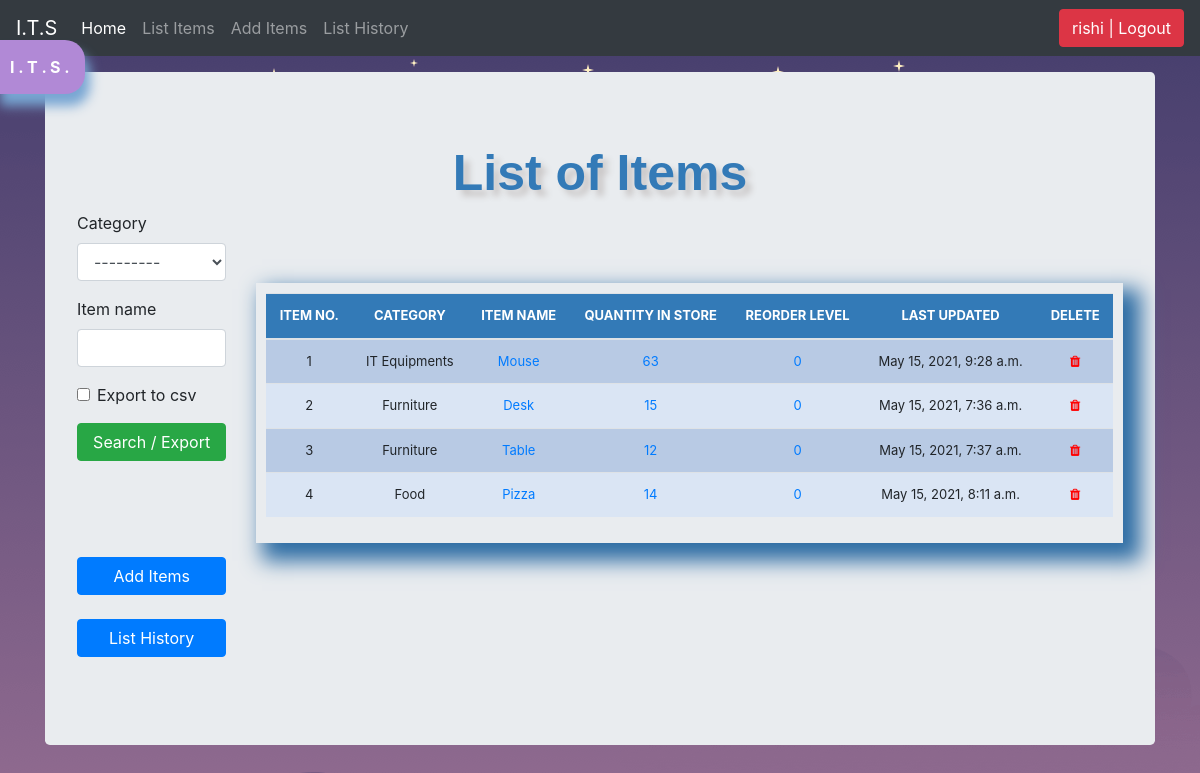
The app's page /list_items/ (signed in) with its own data.
### stockmgmgt/models.py (models this page shows, shortened)
class Stock(models.Model):
    category = models.ForeignKey(Category, on_delete=models.CASCADE, blank=True)
    item_name = models.CharField(max_length=50, blank=True, null=True)
    quantity = models.IntegerField(default='0', blank=False, null=True)
    receive_quantity = models.IntegerField(default='0', blank=True, null=True)
    receive_by = models.CharField(max_length=50, blank=True, null=True)
    issue_quantity = models.IntegerField(default='0', blank=True, null=True)
    issue_by = models.CharField(max_length=50, blank=True, null=True)
    issue_to = models.CharField(max_length=50, blank=True, null=True)
    phone_number = models.CharField(max_length=50, blank=True, null=True)
    created_by = models.CharField(max_length=50, blank=True, null=True)
    reorder_level = models.IntegerField(default='0', blank=True, null=True)
    last_updated = models.DateTimeField(auto_now_add=False, auto_now=True)
    timestamp = models.DateTimeField(auto_now_add=True, auto_now=False)

class Category(models.Model):
    name = models.CharField(max_length=50, blank=True, null=True)
    def __str__(self):
        return self.name

### stockmgmgt/views.py (the view, shortened to what this page needs)
# urls.py: path('list_items/', views.list_items, name='list_items'),
@login_required
def list_items(request):
    title = 'List Items'
    header = 'List of Items'
    form = StockSearchForm(request.POST or None)
    queryset = Stock.objects.all()
    context = {
        "title": title,
        "queryset": queryset,
        "form": form,
        "header": header,
    }
    return render(request, "list_items.html", context)

### stockmgmgt/forms.py
class StockSearchForm(forms.ModelForm):
    export_to_CSV = forms.BooleanField(required=False)
    class Meta:
        model = Stock
        fields = ['category', 'item_name']

### stockmgmgt/templates/list_items.html (shortened to what this page needs)
{% load staticfiles %}
{% load crispy_forms_tags %}
<!DOCTYPE html>
<html lang="en">
<head>
    <link href="{% static 'css/navbar-top-fixed.css' %}" rel="stylesheet" />
    <link href="{% static 'css/stylesheets.css' %}" rel="stylesheet" />
    <link href="{% static 'css/bootstrap.min.css' %}" rel="stylesheet" />
    <link rel="stylesheet" href="https://cdnjs.cloudflare.com/ajax/libs/font-awesome/4.7.0/css/font-awesome.min.css">
</head>
<body>
    {% include 'navbar.html' %}
    <main role="main" class="container">
        <div class="jumbotron ">
            <div class="header">
                {{header}}
            </div>
            <div class="row">
                <div class="col-sm-2">
                    <form method='POST' action=''>
                        {{form|crispy}}
                        <input type="submit" class="mybutton btn btn-success" value='Search / Export' />
                    </form>
                    <br>
                    <br>
                    <br>
                    <br>
                    <a href="/add_items">
                        <div class="mybutton btn btn-primary">
                            Add Items
                        </div>
                    </a>
                    <br>
                    <br>
                    <a href="/list_history">
                        <div class="btn btn-primary mybutton">
                            List History
                        </div>
                    </a>
                    <br>
                    <br>
                </div>
                <div class="col-sm-10">
                    <br>
                    <br>
                    <br>
                    <div class="display_table">
                        <table class='table'>
                            <thead>
                                <tr>
                                    <th>ITEM NO.</th>
                                    <th>CATEGORY</th>
                                    <th>ITEM NAME</th>
                                    <th>QUANTITY IN STORE</th>
                                    <th>REORDER LEVEL</th>
                                    <th>LAST UPDATED</th>
                                    <th>DELETE</th>
                                </tr>
                            </thead>
                            {% for instance in queryset %}
                            <tr>
                                <td>{{forloop.counter}}</td>
                                <td>{{instance.category}}</td>
                                <td><a href="{% url 'update_items' instance.id %}">{{instance.item_name}}</a></td>
                                <td>
                                    {% if instance.quantity <= instance.reorder_level %}
                                    <div style="background-color:red;">
                                        <a style="color: aliceblue;"
                                            href="{% url 'stock_detail' instance.id %}">{{instance.quantity}}</a>
                                    </div>
                                    {% else %}
                                    <a href="{% url 'stock_detail' instance.id %}">{{instance.quantity}}</a>
                                    {% endif %}
                                </td>
                                <td><a href="{% url 'reorder_level' instance.id %}">{{instance.reorder_level}}</a></td>
                                <td>{{instance.last_updated}}</td>
                                <td><a href="{% url 'delete_items' instance.id %}">
                                        <div style="color:red;">
                                            <i class="fa fa-trash w3-small"></i>
                                        </div>
                                    </a>
                                </td>
                            </tr>
                            {% endfor %}
                        </table>
                    </div>
                </div>
            </div>
        </div>
    </main>
</body>
</html>

### stockmgmgt/templates/navbar.html (shortened to what this page needs)
<nav class="navbar navbar-expand-md navbar-dark fixed-top bg-dark">
    <a class="navbar-brand" href="/">I.T.S</a>
    <div class="collapse navbar-collapse" id="navbarCollapse">
        <ul class="navbar-nav mr-auto">
            <li class="nav-item active">
                <a class="nav-link" href="/">Home <span class="sr-only">(current)</span></a>
            </li>
            {% if request.user.is_authenticated %}
            <li class="nav-item">
                <a class="nav-link" href="/list_items">List Items</a>
            </li>
            <li class="nav-item">
                <a class="nav-link" href="/add_items">Add Items</a>
            </li>
            <li class="nav-item">
                <a class="nav-link" href="/list_history">List History</a>
            </li>
            {% endif %}
        </ul>
        <ul class="navbar-nav">
            {% if request.user.is_authenticated %}
            <li>
                <a href="/accounts/logout"><button class="btn btn-danger">{{user}} | Logout</button></a>
            </li>
            {% else %}
            <li><a href="/accounts/login"><button class="btn btn-primary">Login</button></a></li>
            {% endif %}
        </ul>
    </div>
</nav>
<a href="#">
    <div id="version-display" data-toggle="modal" data-target="#myModal">
        I . T . S .
    </div>
</a>

### stockmgmgt/static/css/navbar-top-fixed.css (style rules this page uses)
body { min-height: 75rem; padding-top: 4.5rem; }

### stockmgmgt/static/css/stylesheets.css (style rules this page uses)
body { background-color: #34eb6b; }
.table { font-size: 13px; text-align: center; width: 95%; margin: auto; }
.table tr:nth-child(odd) { background: #b8cae4; }
.table tr:nth-child(even) { background: #dae5f4; }
.display_table { padding-top: 10px; padding-left: 10px; padding-right: 10px; padding-bottom: 10px; box-shadow: 12px 12px 20px 6px #2e6da4; }
.header { font-family: helvetica; color: #337ab7; font-size: 50px; text-align: center; width: 100%; text-shadow: 6px 6px 6px #c9c6c6; display: block; font-weight: bolder; }
.mybutton { width: 100%; }
th { background-color: #337ab7; color: white; }
body { background-image: url("../img/bg.png"); background-attachment: fixed; background-size: auto; }
#version-display { background-color: #b189d6; color: rgb(255, 255, 255); box-shadow: 5px 12px 12px #78a6d3; text-align: center; display: inline; font-weight: bolder; padding: 15px; position: fixed; top: 40px; left: -5px; z-index: 3000; border-top-right-radius: 20px; border-bottom-right-radius: 20px; }

### records on screen
Stock: category "IT Equipments", item_name "Mouse", quantity "63", reorder_level "0", last_updated "May 15, 2021, 9:28 a.m."
Stock: category "Furniture", item_name "Desk", quantity "15", reorder_level "0", last_updated "May 15, 2021, 7:36 a.m."
Stock: category "Furniture", item_name "Table", quantity "12", reorder_level "0", last_updated "May 15, 2021, 7:37 a.m."
Stock: category "Food", item_name "Pizza", quantity "14", reorder_level "0", last_updated "May 15, 2021, 8:11 a.m."

### other values on screen
{{ user }} "rishi"
{{ header }} "List of Items"
